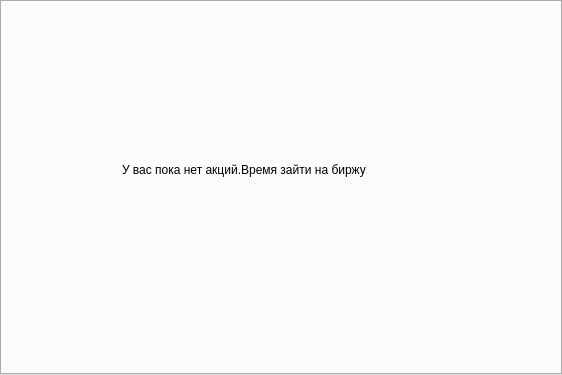
<?xml version="1.0" encoding="UTF-8"?>
<ui version="4.0">
 <class>exch_tab</class>
 <widget class="QTabWidget" name="exch_tab">
  <property name="geometry">
   <rect>
    <x>0</x>
    <y>0</y>
    <width>562</width>
    <height>375</height>
   </rect>
  </property>
  <property name="windowTitle">
   <string>TabWidget</string>
  </property>
  <property name="tabBarAutoHide">
   <bool>true</bool>
  </property>
  <widget class="QWidget" name="Tab1">
   <attribute name="title">
    <string/>
   </attribute>
   <widget class="QLabel" name="label_3">
    <property name="geometry">
     <rect>
      <x>120</x>
      <y>160</y>
      <width>245</width>
      <height>16</height>
     </rect>
    </property>
    <property name="text">
     <string>У вас пока нет акций.Время зайти на биржу!</string>
    </property>
   </widget>
  </widget>
 </widget>
 <resources/>
 <connections/>
</ui>
